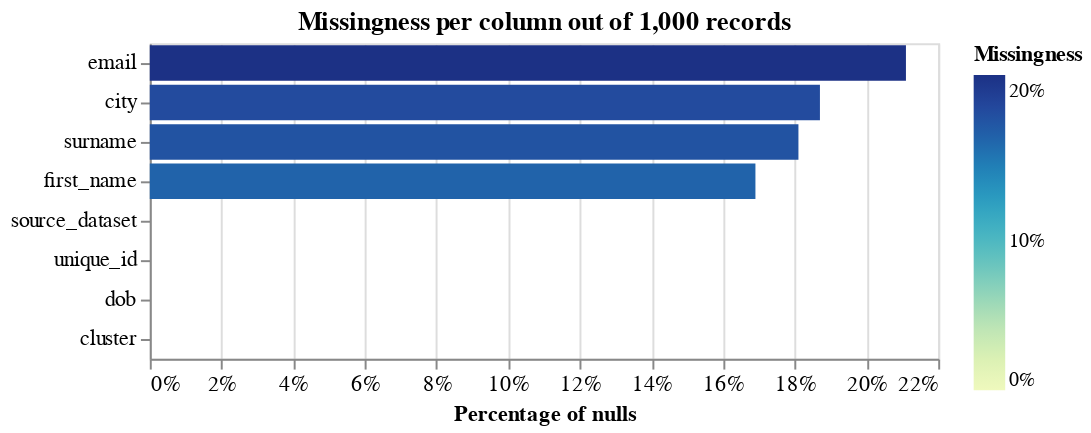

The notebook cell this image was saved under:
### Code cell
import altair as alt
alt.renderers.enable('mimetype')
linker.missingness_chart()

### Figure 1 — Vega-Lite specification as saved in the notebook (floating-point values rounded to 4 significant figures)
{"$schema": "https://vega.github.io/schema/vega-lite/v4.8.1.json", "config": {"axis": {"labelFontSize": 11}, "view": {"continuousHeight": 300, "continuousWidth": 400, "width": 400}}, "data": {"name": "data-0e7bce5a1d2f132e282789d6ef7780fe", "values": [{"column_name": "source_dataset", "null_count": 0, "null_proportion": 0, "total_record_count": 1000}, {"column_name": "unique_id", "null_count": 0, "null_proportion": 0, "total_record_count": 1000}, {"column_name": "first_name", "null_count": 169, "null_proportion": 0.169, "total_record_count": 1000}, {"column_name": "surname", "null_count": 181, "null_proportion": 0.181, "total_record_count": 1000}, {"column_name": "dob", "null_count": 0, "null_proportion": 0, "total_record_count": 1000}, {"column_name": "city", "null_count": 187, "null_proportion": 0.187, "total_record_count": 1000}, {"column_name": "email", "null_count": 211, "null_proportion": 0.211, "total_record_count": 1000}, {"column_name": "cluster", "null_count": 0, "null_proportion": 0, "total_record_count": 1000}]}, "layer": [{"encoding": {"color": {"field": "null_proportion", "legend": {"format": ".0%"}, "scale": {"range": "heatmap"}, "title": "Missingness", "type": "quantitative"}, "tooltip": [{"field": "column_name", "title": "Column", "type": "nominal"}, {"field": "null_count", "format": ",.0f", "title": "Count of nulls", "type": "quantitative"}, {"field": "null_proportion", "format": ".2%", "title": "Percentage of nulls", "type": "quantitative"}, {"field": "total_record_count", "format": ",.0f", "title": "Total record count", "type": "quantitative"}], "x": {"axis": {"format": "%", "title": "Percentage of nulls"}, "field": "null_proportion", "type": "quantitative"}, "y": {"axis": {"title": ""}, "field": "column_name", "sort": "-x", "type": "nominal"}}, "mark": "bar", "title": "Missingness per column out of 1,000 records"}], "title": ""}
